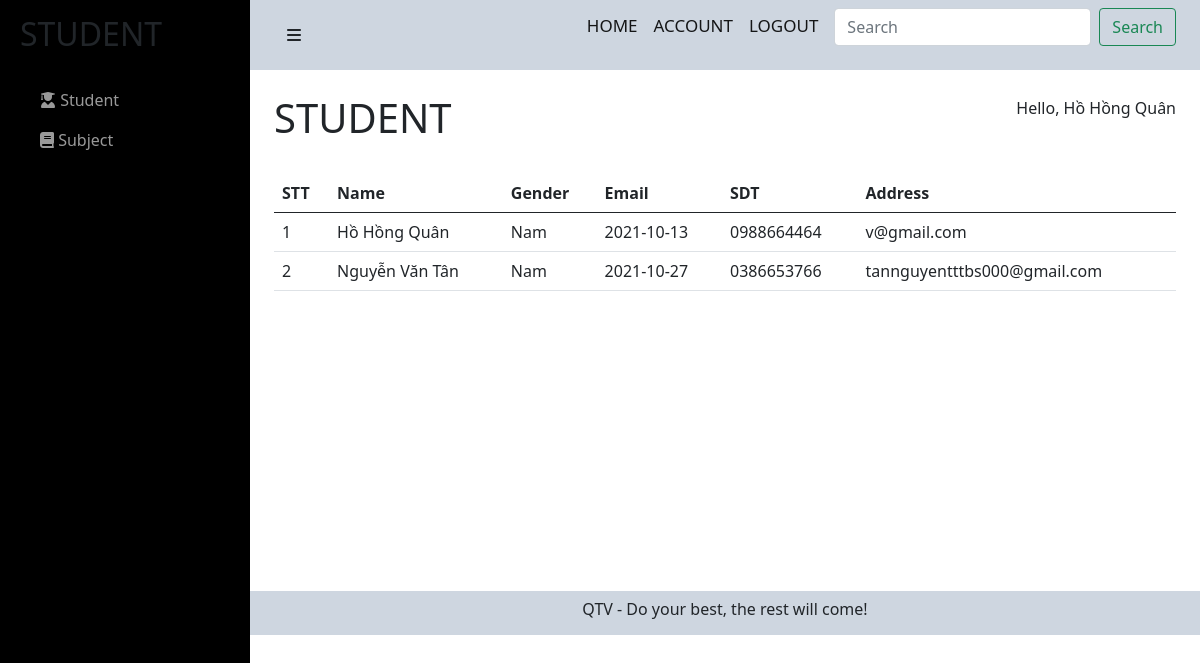
/admin/student/student.php (signed in), run on an earlier commit of the app's database.
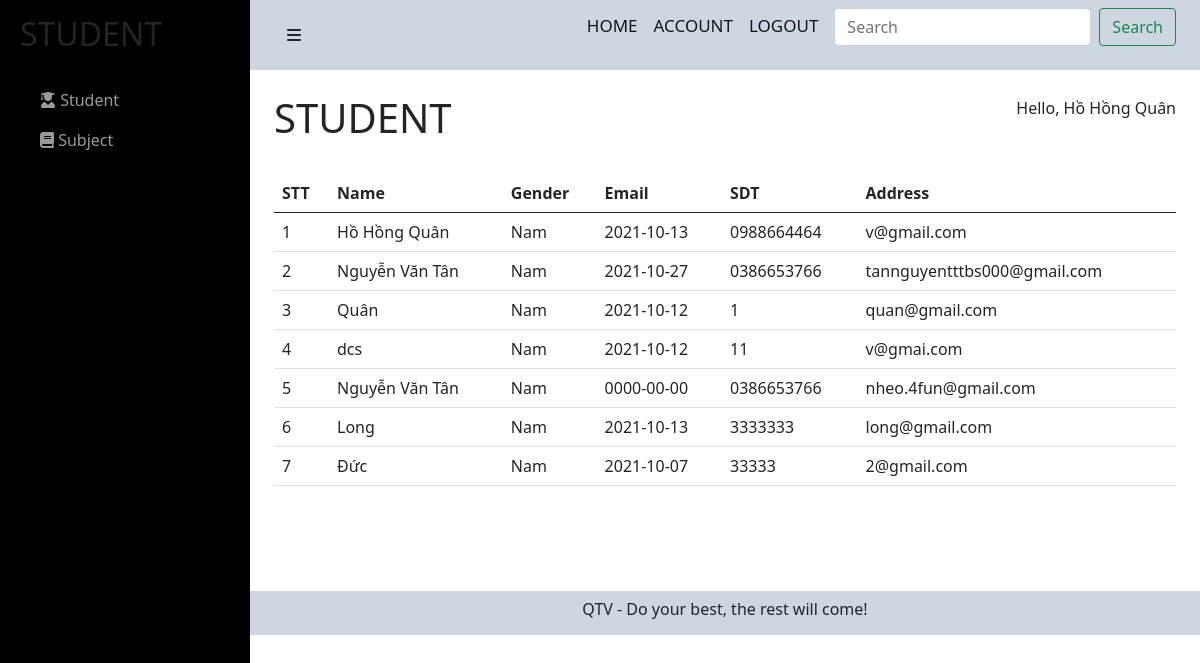
And on a later commit of the database.
### tables this page shows
CREATE TABLE `users` (
  `user_id` int(11) NOT NULL,
  `user_name` varchar(255) NOT NULL,
  `user_avatar` varchar(255) DEFAULT NULL,
  `user_gioitinh` tinyint(4) NOT NULL,
  `user_birthday` date NOT NULL,
  `user_phone` varchar(255) NOT NULL,
  `user_email` varchar(255) NOT NULL,
  `user_pass` varchar(255) NOT NULL,
  `user_level` int(11) NOT NULL,
  `status` tinyint(4) NOT NULL,
  `code` varchar(255) NOT NULL,
  `code_forgot` varchar(255) NOT NULL
);

### admin/student/student.php (the view, shortened to what this page needs)
<?php include('../../config/config.php');
?>
<link href="https://cdn.jsdelivr.net/npm/bootstrap@5.0.2/dist/css/bootstrap.min.css" rel="stylesheet">
<link rel="stylesheet" href="https://cdnjs.cloudflare.com/ajax/libs/font-awesome/6.0.0-beta2/css/all.min.css" />
<link rel="stylesheet" href="../../css/teacher-admin.css">
<div id="wrapper">
    <div id="sidebar-wrapper">
        <ul class="sidebar-nav">
        <li class="sidebar-brand">
                <h2>STUDENT</h2>
            </li>
            <li>
                <a href="student.php"><i class="fas fa-user-graduate"></i>  Student</a>
            </li>
            <li>
                <a href="subject.php"><i class="fas fa-book"></i> Subject</a>
            </li>
        </ul>
    </div>
    <div id="page-content-wrapper">
        <div class="container-fluid">
            <div class="row">
                <div class="col-lg-12">
                    <nav class="navbar navbar-light">
                        <div class="container-fluid">
                            <a href="#menu-toggle" class="btn btn-default" id="menu-toggle"><i class="fas fa-bars"></i></a>
                            <form class="d-flex">
                                <a href="" class="navbar-brand">HOME</a>
                                <a href="./myprofile.php" class="navbar-brand">ACCOUNT</a>
                                <a href="../../login/logout.php" class="navbar-brand">LOGOUT</a>
                                <input class="form-control me-2" type="search" placeholder="Search" aria-label="Search">
                                <button class="btn btn-outline-success" type="submit">Search</button>
                            </form>
                        </div>
                    </nav>
                    <div class="container">
                        <br>
                        <div class="header-page">
                        <h1 class="page-title">STUDENT</h1>
                            <?php
                            if(isset($_SESSION['display-username']))
                            {
                                        echo $_SESSION['display-username'];
                            }
                            ?>
                            </div>
                        <br>
                        <table class="table">
                            <thead>
                                <tr>
                                    <th scope="col">STT</th>
                                    <th scope="col">Name</th>
                                    <th scope="col">Gender</th>
                                    <th scope="col">Email</th>
                                    <th scope="col">SDT</th>
                                    <th scope="col">Address</th>
                                </tr>
                            </thead>
                            <tbody>
                                <?php
                                $sql = "SELECT * from users where user_level = 0";
                                $res = mysqli_query($conn, $sql);
                                $sn = 1;
                                if ($res == true) {
                                    while ($row = mysqli_fetch_assoc($res)) {
                                        $user_gioitinh = $row['user_gioitinh'];
                                ?>
                                        <tr>
                                            <td><?php echo $sn++ ?></td>
                                            <td><?php echo $row['user_name']; ?></td>
                                            <td>
                                                <?php if ($user_gioitinh == 1) {
                                                    echo 'Nam';
                                                }
                                                ?>
                                            </td>
                                            <td><?php echo $row['user_birthday']; ?></td>
                                            <td><?php echo $row['user_phone']; ?></td>
                                            <td><?php echo $row['user_email']; ?></td>
                                        </tr>
                                <?php
                                    }
                                }
                                ?>
                            </tbody>
                        </table>
                    </div>
                </div>
            </div>
        </div>
        <footer>
            <p class="ftr text-center">
                QTV - Do your best, the rest will come!
            </p>
        </footer>
    </div>
</div>

What changed in the data, as far as the page shows it:
now on this page (row edited): users: user_name "Quân", user_gioitinh "Nam", user_birthday "2021-10-12", user_phone "1", user_email "quan@gmail.com"
now on this page (row edited): users: user_name "dcs", user_gioitinh "Nam", user_birthday "2021-10-12", user_phone "11", user_email "v@gmai.com"
added users: user_name "Nguyễn Văn Tân", user_gioitinh "Nam", user_birthday "0000-00-00", user_phone "0386653766", user_email "nheo.4fun@gmail.com"
added users: user_name "Long", user_gioitinh "Nam", user_birthday "2021-10-13", user_phone "3333333", user_email "long@gmail.com"
added users: user_name "Đức", user_gioitinh "Nam", user_birthday "2021-10-07", user_phone "33333", user_email "2@gmail.com"
